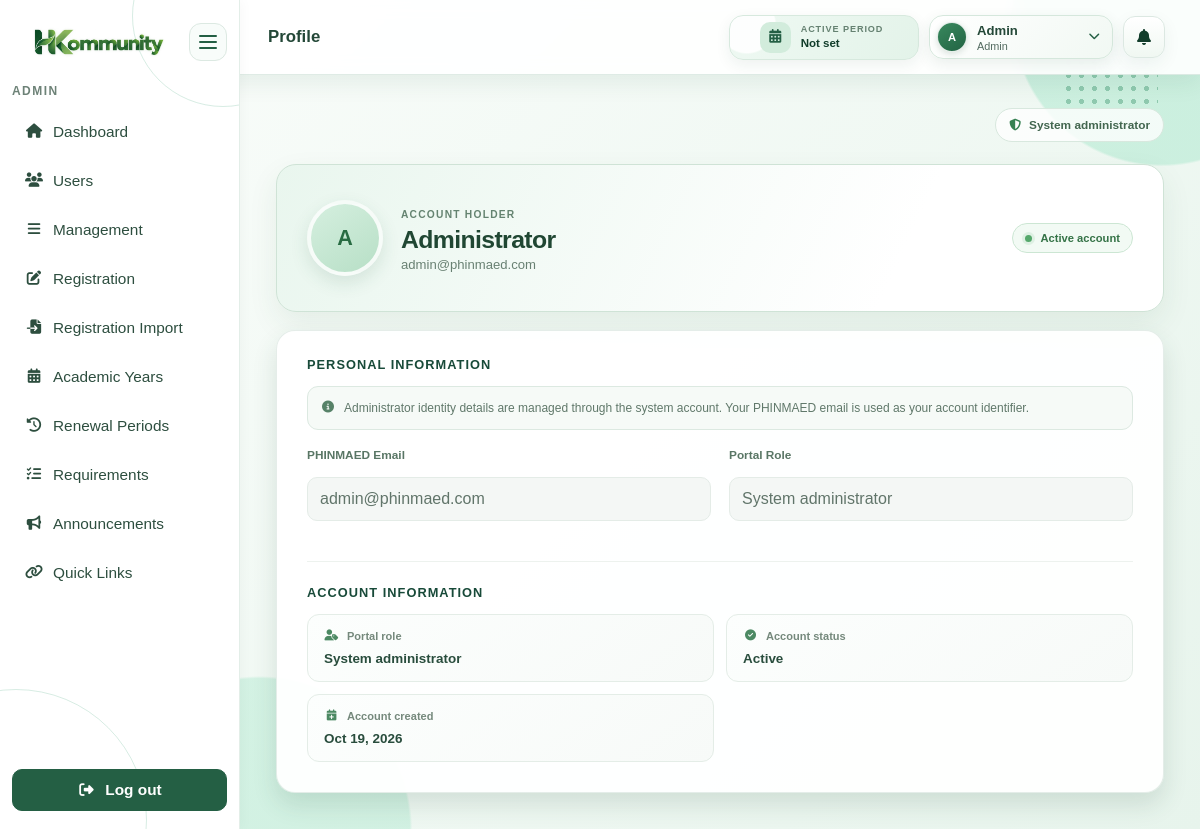
/public/profile.php (signed in), run on the app's committed database.
### tables this page shows
CREATE TABLE `users` (
  `id` bigint(20) UNSIGNED NOT NULL,
  `phinmaed_email` varchar(255) NOT NULL,
  `password` varchar(255) NOT NULL,
  `role` enum('admin','coordinator','scholar') NOT NULL,
  `status` enum('active','inactive') NOT NULL DEFAULT 'active',
  `created_at` timestamp NOT NULL DEFAULT current_timestamp()
);

### app/views/components/helpers.php (called while the page is built, shortened)
<?php
function e(mixed $value): string
{
    return htmlspecialchars((string) $value, ENT_QUOTES, 'UTF-8');
}
function fullName(array $row): string
{
    return trim(implode(' ', array_filter([
        $row['first_name'] ?? '',
        $row['middle_name'] ?? '',
        $row['last_name'] ?? '',
        $row['suffix'] ?? '',
    ], static fn ($value) => $value !== null && $value !== '')));
}

### app/models/User.php (called while the page is built, shortened)
<?php
class User
{
    private PDO $pdo;
    public function __construct(PDO $pdo)
    {
        $this->pdo = $pdo;
    }
    public function getFirstNameById(int $userId): ?string
    {
        $sql = "SELECT
                    u.role,
                    c.first_name AS coordinator_first_name,
                    s.first_name AS scholar_first_name
                FROM users u
                LEFT JOIN coordinators c ON c.user_id = u.id
                LEFT JOIN scholars s ON s.user_id = u.id
                WHERE u.id = :user_id
                LIMIT 1";
        $stmt = $this->pdo->prepare($sql);
        $stmt->execute(['user_id' => $userId]);
        $user = $stmt->fetch();
        return $user['coordinator_first_name']
            ?? $user['scholar_first_name']
            ?? ($user['role'] === 'admin' ? 'Admin' : null);
    }
    public function findById(int $id): ?array
    {
        $stmt = $this->pdo->prepare(
            'SELECT * FROM users WHERE id = :id LIMIT 1'
        );
        $stmt->execute(['id' => $id]);
        return $stmt->fetch() ?: null;
    }
}

### public/profile.php (the view, shortened to what this page needs)
<?php
require_once __DIR__ . '/../config/database.php';
require_once __DIR__ . '/../app/models/User.php';
require_once __DIR__ . '/../app/views/components/helpers.php';
$userId = (int) $_SESSION['user_id'];
$role = $_SESSION['role'];
$userModel = new User($pdo);
$user = $userModel->findById($userId);
$coordinatorModel = new Coordinator($pdo);
$scholarModel = new Scholar($pdo);
$profile = $role === 'coordinator'
    ? $coordinatorModel->findByUserId($userId)
    : ($role === 'scholar' ? $scholarModel->findByUserId($userId) : $user);
require __DIR__ . '/../app/views/components/header.php';
$profileName = fullName($profile);
$profileName = $profileName !== '' ? $profileName : ($role === 'admin' ? 'Administrator' : $user['phinmaed_email']);
$initials = strtoupper(
    substr((string) ($profile['first_name'] ?? ''), 0, 1)
    . substr((string) ($profile['last_name'] ?? ''), 0, 1)
);
$initials = $initials !== '' ? $initials : strtoupper(substr($user['phinmaed_email'], 0, 1));
$roleLabel = match ($role) {
    'admin' => 'System administrator',
    'coordinator' => 'Scholarship coordinator',
    'scholar' => 'Scholar account',
    default => ucfirst($role),
};
?>
<main class="profile-page<?= $role === 'admin' ? ' admin-profile-page' : '' ?>">
    <section class="profile-content">
        <div class="page-head profile-page-head">
            <span class="profile-role-chip"><i class="fa-solid fa-shield-halved" aria-hidden="true"></i><?= e($roleLabel) ?></span>
        </div>
        <section class="profile-hero-card">
            <div class="profile-hero-identity">
                <div class="avatar-lg"><?= e($initials ?: 'U') ?></div>
                <div class="profile-hero-copy">
                    <span class="profile-hero-label">ACCOUNT HOLDER</span>
                    <h2><?= e($profileName) ?></h2>
                    <p><?= e($user['phinmaed_email']) ?></p>
                </div>
            </div>
            <div class="profile-status-chip status-<?= e($user['status']) ?>">
                <span aria-hidden="true"></span><?= e(ucfirst($user['status'])) ?> account
            </div>
        </section>
        <section class="records-card profile-details-card">
            <div class="settings-section-title">Personal Information</div>
            <?php if ($role === 'admin'): ?>
                <div class="profile-admin-note">
                    <i class="fa-solid fa-circle-info" aria-hidden="true"></i>
                    <p>Administrator identity details are managed through the system account. Your PHINMAED email is used as your account identifier.</p>
                </div>
            <?php endif; ?>
            <form method="post" class="settings-grid profile-fields">
                <div class="form-group">
                    <label for="profile-email">PHINMAED Email</label>
                    <input id="profile-email" value="<?= e($user['phinmaed_email']) ?>" disabled>
                </div>
                <div class="form-group">
                    <label for="profile-role">Portal Role</label>
                    <input id="profile-role" value="<?= e($roleLabel) ?>" disabled>
                </div>
            </form>
            <div class="settings-section-title profile-section-divider">Account Information</div>
            <div class="profile-account-grid">
                <div class="profile-account-item">
                    <span><i class="fa-solid fa-user-tag" aria-hidden="true"></i> Portal role</span>
                    <strong><?= e($roleLabel) ?></strong>
                </div>
                <div class="profile-account-item">
                    <span><i class="fa-solid fa-circle-check" aria-hidden="true"></i> Account status</span>
                    <strong><?= e(ucfirst($user['status'])) ?></strong>
                </div>
                <div class="profile-account-item">
                    <span><i class="fa-solid fa-calendar-plus" aria-hidden="true"></i> Account created</span>
                    <strong><?= e((new DateTime($user['created_at']))->format('M j, Y')) ?></strong>
                </div>
            </div>
        </section>
    </section>
</main>
<?php require __DIR__ . '/../app/views/components/footer.php'; ?>

### public/assets/css/foundation.css (style rules this page uses)
:root { --page-bg-top: #eef7f1; --page-bg-bottom: #e7f4ec; --panel: rgba(255, 255, 255, 0.96); --sidebar-bg: #ffffff; --sidebar-border: #e3eee8; --sidebar-text: #2d4e3f; --sidebar-muted: #6d8277; --green-900: #123d2b; --green-800: #184a39; --green-700: #245f44; --green-600: #2f6b4d; --green-500: #4b8d6a; --green-100: #edf8f2; --green-200: #dff3e8; --line: rgba(79, 147, 113, 0.18); --shadow: 0 12px 25px rgba(43, 83, 62, 0.14); --danger: #c1443f; --muted: #536b60; }
* { box-sizing: border-box; }
html, body { margin: 0; min-height: 100%; }
body { font-family: Poppins, Arial, sans-serif; color: var(--green-900); background: radial-gradient(circle at 96% 2%, rgba(185, 235, 213, 0.65) 0 12%, transparent 12.2%), radial-gradient(circle at 2% 100%, rgba(189, 236, 215, 0.58) 0 12%, transparent 12.2%), linear-gradient(135deg, #f8fcf9, var(--page-bg-bottom)); position: relative; overflow-x: hidden; }
body.app-page, body.app-page main, body.app-page > main { background: radial-gradient(circle at 96% 2%, rgba(185, 235, 213, 0.65) 0 12%, transparent 12.2%), radial-gradient(circle at 2% 100%, rgba(189, 236, 215, 0.58) 0 12%, transparent 12.2%), linear-gradient(135deg, #f8fcf9, var(--page-bg-bottom)) !important; }
body::before, body::after { content: ""; position: fixed; border: 1px solid rgba(73, 169, 128, .22); border-radius: 50%; pointer-events: none; z-index: 0; }
body::before { width: 480px; height: 480px; left: -250px; bottom: -260px; }
body::after { width: 430px; height: 430px; right: -180px; top: -220px; }
button, input, select, textarea { font: inherit; }
main { position: relative; z-index: 1; }
.app-page { position: relative; z-index: 1; min-height: 100vh; }
main { margin-left: 240px; padding: 108px 36px 36px; max-width: none; transition: margin-left 0.25s ease; }

### public/assets/css/scholar-records.css (style rules this page uses)
.status-active { background: rgba(55, 126, 82, 0.12); color: #215d40; }

### public/assets/css/components.css (style rules this page uses)
form { max-width: 700px; }
.form-row, .form-group { margin-bottom: 16px; }
.form-group { display: flex; flex-direction: column; gap: 8px; }
label { display: block; font-size: 0.82rem; font-weight: 600; color: var(--green-800); }
input, select, textarea { width: 100%; border: 1px solid #dce8e2; border-radius: 10px; background: rgba(255,255,255,0.9); color: var(--green-900); padding: 11px 12px; transition: border-color 0.2s ease, box-shadow 0.2s ease; }

### public/assets/css/admin-progress.css (style rules this page uses)
* { scrollbar-width: thin; scrollbar-color: rgba(54, 109, 81, 0.4) transparent; }

### public/assets/css/users.css (style rules this page uses)
body.app-page { position: relative; min-height: 100vh; background: radial-gradient(circle at 96% 2%, rgba(185, 235, 213, .65) 0 12%, transparent 12.2%), radial-gradient(circle at 2% 100%, rgba(189, 236, 215, .58) 0 12%, transparent 12.2%), linear-gradient(135deg, #f8fcf9, #e7f4ec) !important; background-attachment: fixed; }
body.app-page, body.app-page main, body.app-page > main { background: radial-gradient(circle at 96% 2%, rgba(185, 235, 213, .65) 0 12%, transparent 12.2%), radial-gradient(circle at 2% 100%, rgba(189, 236, 215, .58) 0 12%, transparent 12.2%), linear-gradient(135deg, #f8fcf9, #e7f4ec) !important; }
body.app-page::before, body.app-page::after { content: ""; position: fixed; z-index: 0; width: 430px; height: 430px; border: 1px solid rgba(73, 169, 128, .22); border-radius: 50%; pointer-events: none; }
body.app-page::before { right: -180px; top: 100px; }
body.app-page::after { left: -250px; bottom: -260px; }
body.app-page main { position: relative; z-index: 1; min-height: 100vh; background: radial-gradient(circle at 96% 2%, rgba(185, 235, 213, .65) 0 12%, transparent 12.2%), radial-gradient(circle at 2% 100%, rgba(189, 236, 215, .58) 0 12%, transparent 12.2%), linear-gradient(135deg, #f8fcf9, #e7f4ec); }
body.app-page main::before { content: ""; position: absolute; top: 30px; right: 42px; width: 96px; height: 78px; background-image: radial-gradient(#75b89a 2.5px, transparent 2.5px); background-size: 13px 13px; opacity: .7; pointer-events: none; }

### data on the page
users: phinmaed_email "A", phinmaed_email "admin@phinmaed.com", status "Active", created_at "Oct 19, 2026"

### other printed values
$pageTitle "Profile"
$userInitials "A"
$userFirstName "Admin"
$currentRole "Admin"
$roleLabel "System administrator"
$profileName "Administrator"
